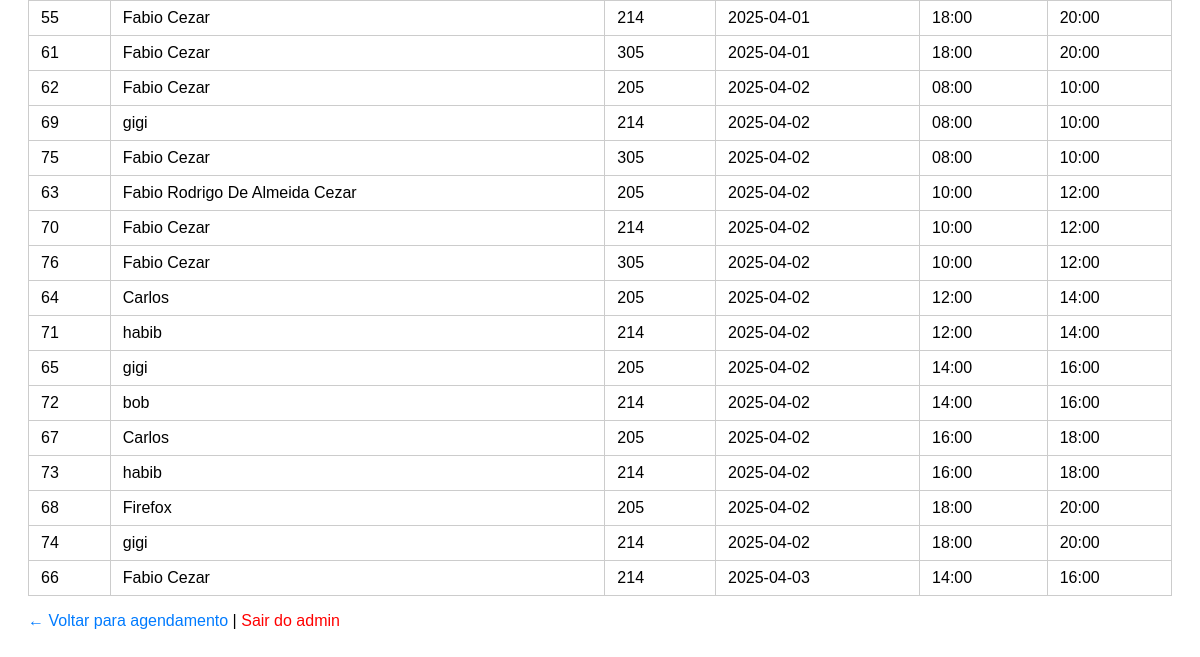
Before: /agendamentos (signed in, lower part) with the older database file.
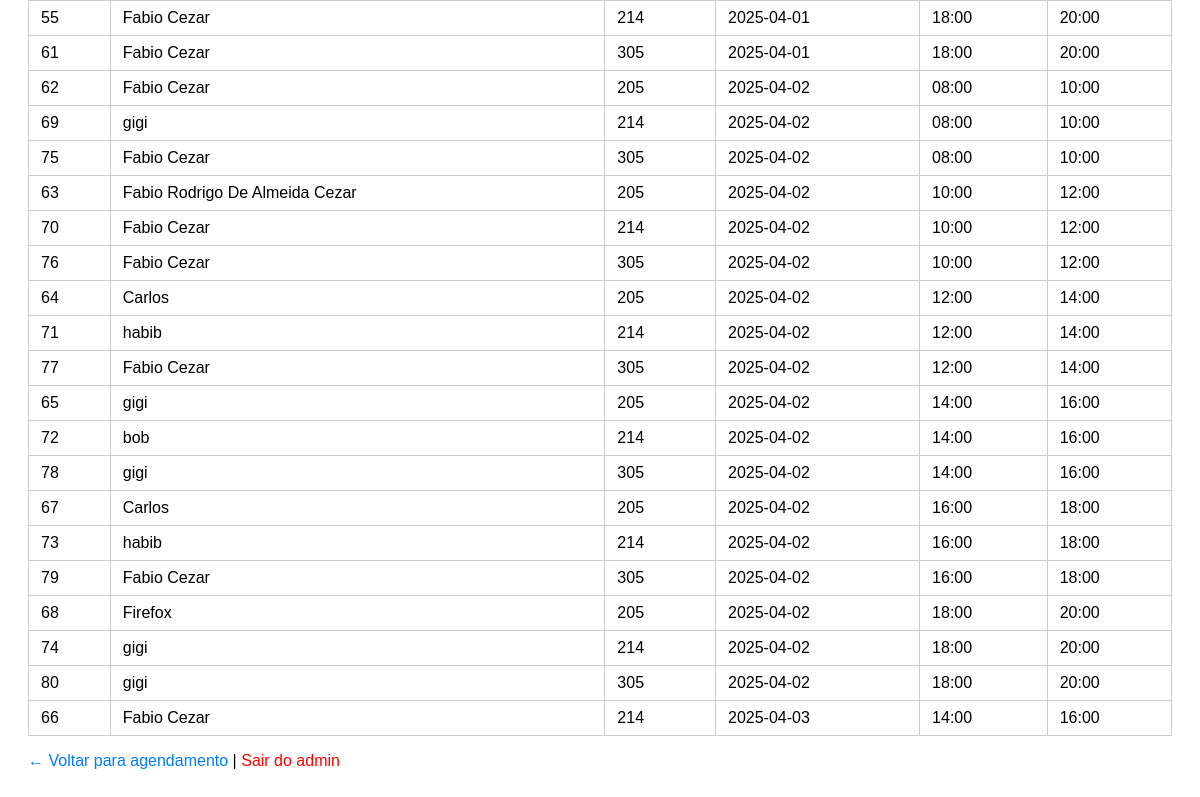
After: the same page with the newer database file.
### app/agendamento.py (models this page shows)
class Agendamento(db.Model):
    id = db.Column(db.Integer, primary_key=True)
    nome = db.Column(db.String(100), nullable=False)
    sala = db.Column(db.String(10), nullable=False)
    data = db.Column(db.String(10), nullable=False)
    inicio = db.Column(db.DateTime, nullable=False)
    fim = db.Column(db.DateTime, nullable=False)

### app/agendamento.py (the view)
@app.route("/agendamentos")
def listar_agendamentos():
    if session.get("admin_autorizado") != True:
        return redirect(url_for("login_admin"))
    agendamentos = Agendamento.query.order_by(Agendamento.data, Agendamento.inicio).all()
    return render_template("agendamentos.html", agendamentos=agendamentos)

### app/templates/agendamentos.html (shortened to what this page needs)
<!DOCTYPE html>
<html lang="pt-BR">
<head>
</head>
<body>
    <table>
        <tbody>
            {% for a in agendamentos %}
            <tr>
                <td>{{ a.id }}</td>
                <td>{{ a.nome }}</td>
                <td>{{ a.sala }}</td>
                <td>{{ a.data }}</td>
                <td>{{ a.inicio.strftime('%H:%M') }}</td>
                <td>{{ a.fim.strftime('%H:%M') }}</td>
            </tr>
            {% endfor %}
        </tbody>
    </table>
    <p>
        <a href="{{ url_for('agendar') }}">← Voltar para agendamento</a> |
        <a href="{{ url_for('logout') }}" style="color: red;">Sair do admin</a>
    </p>
</body>
</html>

### app/templates/agendamentos.html (style rules this page uses)
body { font-family: Arial, sans-serif; padding: 20px; }
table { width: 100%; border-collapse: collapse; margin-top: 20px; }
a { text-decoration: none; color: #007BFF; }

Changed rows visible on the page:
added Agendamento: id "77", nome "Fabio Cezar", sala "305", data "2025-04-02", inicio "12:00", fim "14:00"
added Agendamento: id "78", nome "gigi", sala "305", data "2025-04-02", inicio "14:00", fim "16:00"
added Agendamento: id "79", nome "Fabio Cezar", sala "305", data "2025-04-02", inicio "16:00", fim "18:00"
added Agendamento: id "80", nome "gigi", sala "305", data "2025-04-02", inicio "18:00", fim "20:00"
